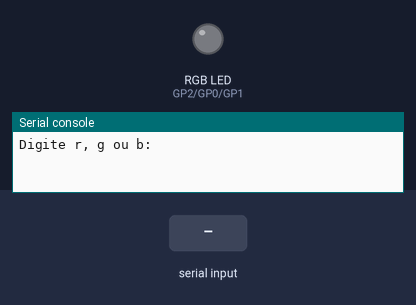
The program below on a simulated Raspberry Pi Pico running MicroPython. Shown: an RGB LED mixed from three pins (HIGH = lit), the last lines printed to the serial console. The test bench sets the inputs (shaded band).

Above: at 1.2 s.
1.3 s: "r" typed at the serial console, then Enter
At 1.6 s:
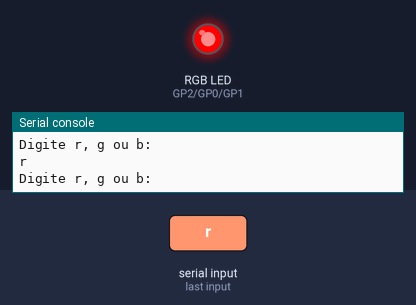
2.8 s: "g" typed at the serial console, then Enter
At 3.9 s:
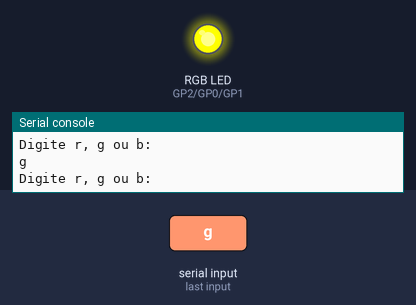
4.3 s: "b" typed at the serial console, then Enter
At 5.0 s:
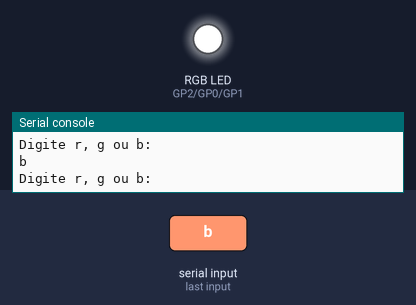
5.8 s: "r" typed at the serial console, then Enter
At 6.2 s:
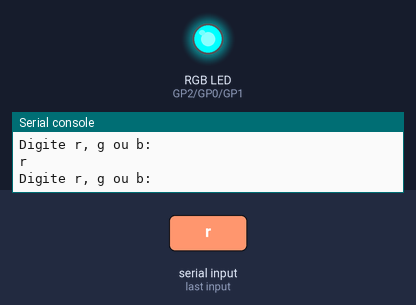
7.3 s: "g" typed at the serial console, then Enter
At 8.5 s:
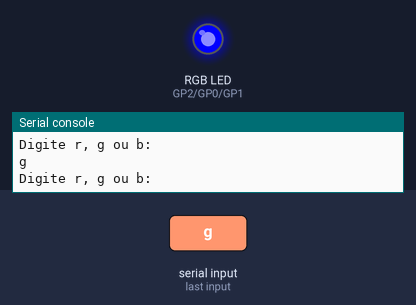
Timing chart, 0 to 9.8 s (numbered marks = the images above; inputs shaded):
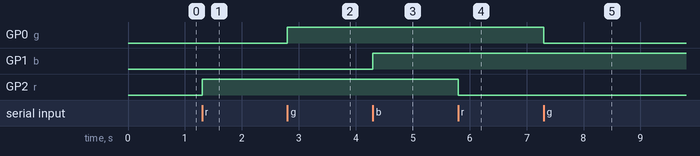

Measured:
- after the input at 1.3 s, GP2 (r): LOW → HIGH at once
- after the input at 2.8 s, GP0 (g): LOW → HIGH at once
- after the input at 4.3 s, GP1 (b): LOW → HIGH at once
- after the input at 5.8 s, GP2 (r): HIGH → LOW at once
- after the input at 7.3 s, GP0 (g): HIGH → LOW at once

The program:

ledRgb.py
```python
from machine import Pin

r = Pin(2, Pin.OUT)
g = Pin(0, Pin.OUT)
b = Pin(1, Pin.OUT)

while True:
    cor = input("Digite r, g ou b: ").strip().lower()

    if cor == 'r':
        r.toggle()
    elif cor == 'g':
        g.toggle()
    elif cor == 'b':
        b.toggle()
    else:
        print("Dado inválido")
```
